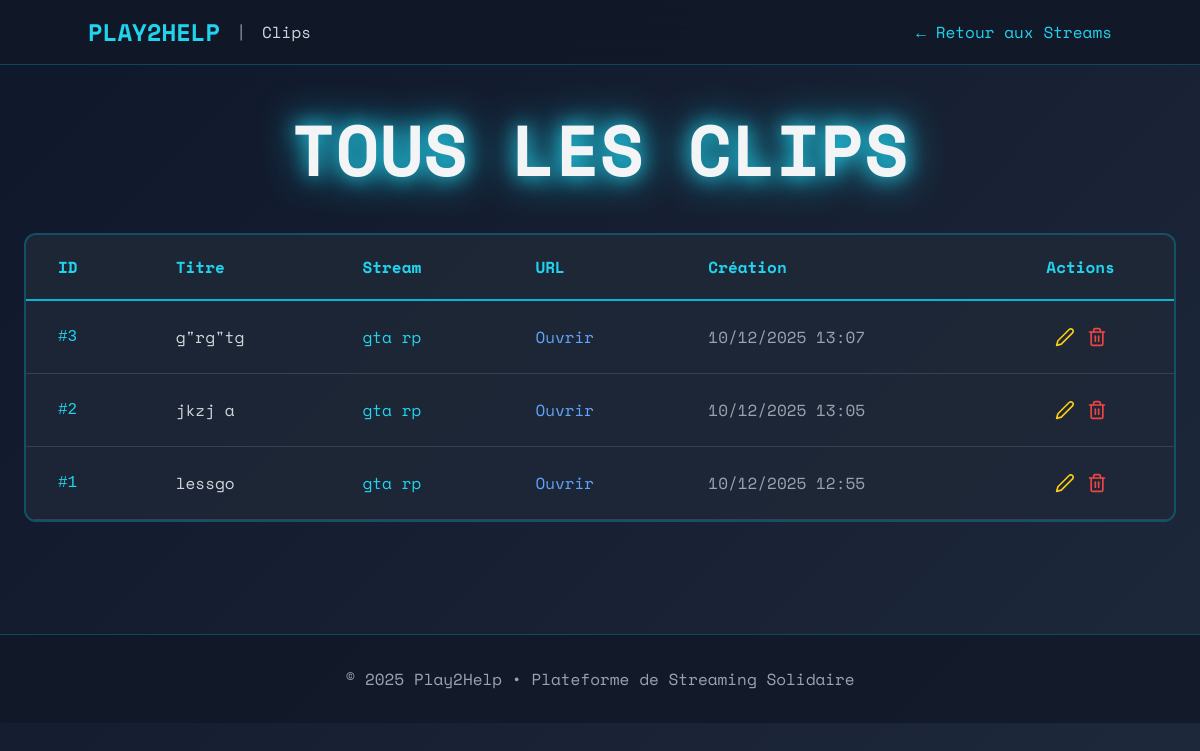
The app's page /views/backoffice/stream/clips.php with its own data.
### tables this page shows
CREATE TABLE `clip` (
  `id_clip` int(11) NOT NULL,
  `id_stream` int(11) DEFAULT NULL,
  `titre` varchar(255) DEFAULT NULL,
  `description` text DEFAULT NULL,
  `url_video` varchar(500) DEFAULT NULL,
  `date_creation` timestamp NOT NULL DEFAULT current_timestamp(),
  `nb_vues` int(11) DEFAULT 0,
  `nb_likes` int(11) DEFAULT 0
);

CREATE TABLE `stream` (
  `id_stream` int(11) NOT NULL,
  `id_streamer` int(11) NOT NULL,
  `id_association` int(11) DEFAULT NULL,
  `id_evenement` int(11) DEFAULT NULL,
  `titre` varchar(255) NOT NULL,
  `plateforme` varchar(100) DEFAULT NULL,
  `id_theme` int(11) DEFAULT NULL,
  `url` varchar(255) DEFAULT NULL,
  `statut` enum('planifie','en_cours','termine','annule') DEFAULT 'planifie',
  `don_total` decimal(12,2) DEFAULT 0.00,
  `type_contenu` varchar(100) DEFAULT NULL,
  `description` text DEFAULT NULL,
  `objectif_don` decimal(12,2) DEFAULT 0.00,
  `etat` enum('planifie','en_cours','termine','annule') DEFAULT 'planifie',
  `date_debut` datetime DEFAULT NULL,
  `date_fin` datetime DEFAULT NULL,
  `total_dons` decimal(12,2) DEFAULT 0.00,
  `nb_commentaires` int(11) DEFAULT 0,
  `nb_likes` int(11) DEFAULT 0,
  `nb_dislikes` int(11) DEFAULT 0,
  `nb_vues` int(11) DEFAULT 0,
  `nb_notification` int(11) DEFAULT 0
);

### config/config.php (called while the page is built)
<?php
class config {
    private static $pdo = null;
    public static function getConnexion() {
        if (self::$pdo === null) {
            try {
                self::$pdo = new PDO(
                    "mysql:host=localhost;dbname=playtohelp_merged;charset=utf8mb4",
                    "root",
                    "",
                    [
                        PDO::ATTR_ERRMODE => PDO::ERRMODE_EXCEPTION,
                        PDO::ATTR_DEFAULT_FETCH_MODE => PDO::FETCH_ASSOC,
                        PDO::ATTR_EMULATE_PREPARES => false
                    ]
                );
            } catch (PDOException $e) {
                die("Erreur de connexion: " . $e->getMessage());
            }
        }
        return self::$pdo;
    }
}
?>

### controllers/StreamController.php (called while the page is built, shortened)
<?php
require_once __DIR__ . '/../config/config.php';
class StreamController {
    private $db;
    public function __construct() {
        $this->db = Config::getConnexion();
    }
    public function listClips(): array {
        $sql = "SELECT c.*, s.titre as stream_titre, st.pseudo as streamer_pseudo
                FROM clip c
                LEFT JOIN stream s ON c.id_stream = s.id_stream
                LEFT JOIN streamer st ON s.id_streamer = st.id_user
                ORDER BY c.date_creation DESC";
        $stmt = $this->db->query($sql);
        return $stmt->fetchAll(PDO::FETCH_ASSOC);
    }
}

### views/backoffice/stream/clips.php (the view, shortened to what this page needs)
<?php
require_once __DIR__ . '/../../../config/config.php';
require_once __DIR__ . '/../../../controllers/StreamController.php';
$controller = new StreamController();
$clips = [];
$id_stream = isset($_GET['stream']) ? (int)$_GET['stream'] : null;
try {
    if ($id_stream) {
        $stream = $controller->getStreamById($id_stream);
        $clips = $controller->getClipsByStream($id_stream);
    } else {
        $clips = $controller->listClips();
    }
} catch (Throwable $e) {
    $error = "Erreur: " . htmlspecialchars($e->getMessage());
}
?>
<!DOCTYPE html>
<html lang="fr" class="bg-gray-950 text-gray-100">
<head>
    <script src="https://cdn.tailwindcss.com"></script>
</head>
<body class="relative min-h-screen overflow-x-hidden">
    <nav class="bg-gray-900/80 backdrop-blur-lg border-b border-cyan-500/30 py-4 px-6">
        <div class="container mx-auto flex justify-between items-center">
            <div class="flex items-center space-x-4">
                <a href="../dashboard.php" class="text-2xl font-bold text-cyan-400 font-orbitron hover:text-cyan-300 transition">PLAY2HELP</a>
                <span class="text-gray-400">|</span>
                <span class="text-gray-300">Clips</span>
            </div>
            <div class="flex items-center space-x-6">
                <a href="streams.php" class="text-cyan-400 hover:text-cyan-300 transition">← Retour aux Streams</a>
            </div>
        </div>
    </nav>
    <main class="container mx-auto px-6 py-12 max-w-7xl relative z-10">
        <div class="text-center mb-12">
            <h1 class="text-5xl md:text-7xl font-bold font-orbitron neon animate-pulse">
                <?= $id_stream ? 'CLIPS DU STREAM' : 'TOUS LES CLIPS' ?>
            </h1>
        </div>
        <div class="overflow-x-auto border-2 border-cyan-500/30 rounded-xl bg-gray-800/80">
            <table class="w-full text-left border-collapse">
                <thead>
                    <tr class="border-b-2 border-cyan-500 text-cyan-400 bg-gray-800/50">
                        <th class="py-5 px-8">ID</th>
                        <th class="py-5 px-8">Titre</th>
                        <th class="py-5 px-8">Stream</th>
                        <th class="py-5 px-8">URL</th>
                        <th class="py-5 px-8">Création</th>
                        <th class="py-5 px-8 text-center">Actions</th>
                    </tr>
                </thead>
                <tbody>
                    <?php if (!empty($clips)): ?>
                        <?php foreach ($clips as $c): ?>
                            <tr class="border-b border-gray-700 hover:bg-gray-800/80 transition">
                                <td class="py-6 px-8 font-mono text-cyan-400">#<?= (int)$c['id_clip'] ?></td>
                                <td class="py-6 px-8 text-gray-300"><?= htmlspecialchars($c['titre'] ?? '') ?></td>
                                <td class="py-6 px-8 text-gray-300">
                                    <?php if ($id_stream): ?>
                                        #<?= (int)$c['id_stream'] ?>
                                    <?php else: ?>
                                        <a href="clips.php?stream=<?= (int)$c['id_stream'] ?>" class="text-cyan-400 hover:text-cyan-300">
                                            <?= htmlspecialchars($c['stream_titre'] ?? ('Stream #' . (int)$c['id_stream'])) ?>
                                        </a>
                                    <?php endif; ?>
                                </td>
                                <td class="py-6 px-8 text-blue-400"><a href="<?= htmlspecialchars($c['url_video'] ?? '#') ?>" target="_blank">Ouvrir</a></td>
                                <td class="py-6 px-8 text-gray-400"><?= !empty($c['date_creation']) ? date('d/m/Y H:i', strtotime($c['date_creation'])) : '-' ?></td>
                                <td class="py-6 px-8 text-center">
                                    <div class="flex justify-center gap-3">
                                        <a href="clip_add.php?edit=<?= (int)$c['id_clip'] ?>" class="text-yellow-400 hover:text-yellow-300" title="Modifier">
                                            <i data-feather="edit-2" class="w-5 h-5"></i>
                                        </a>
                                        <a href="clip_actions.php?delete=<?= (int)$c['id_clip'] ?>" onclick="return confirm('Supprimer ce clip ?')" class="text-red-500 hover:text-red-400" title="Supprimer">
                                            <i data-feather="trash-2" class="w-5 h-5"></i>
                                        </a>
                                    </div>
                                </td>
                            </tr>
                        <?php endforeach; ?>
                    <?php endif; ?>
                </tbody>
            </table>
        </div>
    </main>
    <footer class="bg-gray-900/80 border-t border-cyan-500/30 py-8 mt-16">
        <div class="container mx-auto px-6 text-center">
            <p class="text-gray-400">&copy; 2025 Play2Help • Plateforme de Streaming Solidaire</p>
        </div>
    </footer>
</body>
</html>

### views/backoffice/stream/clips.php (style rules this page uses)
body { font-family: 'Space Mono', monospace; background: linear-gradient(135deg, #0f172a 0%, #1e293b 100%); }
.neon { text-shadow: 0 0 20px #22d3ee, 0 0 40px #22d3ee; }

### records on screen
clip: id_clip "3", titre "g\"rg\"tg", id_stream.titre "gta rp", date_creation "10/12/2025 13:07"
clip: id_clip "2", titre "jkzj a", id_stream.titre "gta rp", date_creation "10/12/2025 13:05"
clip: id_clip "1", titre "lessgo", id_stream.titre "gta rp", date_creation "10/12/2025 12:55"
